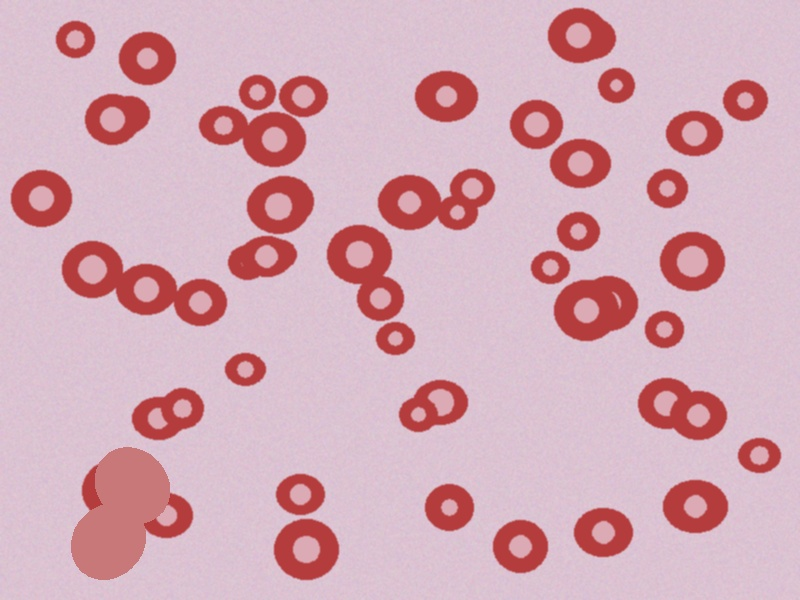
#> input picture sample_rbc.jpg, 800 x 600 px, found by its file name
$ python rbc_detector_20260507153755.py
#> lines starting #> are read from the running program, lines starting #| are printed output that depends on the picture; after the words box and inside, x2 and y2 are one past the last pixel; in counts of white or black regions, pixels touching at a corner belong together
"""

Pipeline overview:
  1. Load image
  2. Convert to grayscale
  3. Gaussian blur  → noise reduction
  4. Thresholding   → binary mask
  5. Morphological ops (erosion / dilation / opening / closing)
  6. Distance transform + Watershed → separate touching cells
  7. Contour detection + shape filtering
  8. Count & visualise
"""

import cv2
import numpy as np
import time
import os
from dataclasses import dataclass, field
from typing import Optional, Tuple, List


# ─────────────────────────────────────────────────────────────────────
# DATA CLASSES
# ─────────────────────────────────────────────────────────────────────

@dataclass
class PipelineConfig:
    """Tous les paramètres ajustables regroupés dans un seul endroit."""
    blur_ksize: int          = 7      # Gaussian kernel (must be odd)
    threshold_value: int     = 128    # manual threshold (0–255)
    use_otsu: bool           = True   # override threshold_value with Otsu
    morph_kernel_size: int   = 3      # structuring element size
    morph_iterations: int    = 2      # erosion / dilation iterations
    min_cell_area: int       = 400    # px² — discard tiny blobs
    max_cell_area: int       = 8000   # px² — discard huge artefacts
    min_circularity: float   = 0.55   # 1.0 = perfect circle
    use_watershed: bool      = True   # toggle watershed separation
    dist_threshold: float    = 0.5    # fraction of max for sure-fg


@dataclass
class PipelineResult:
    """Contient toutes les images intermédiaires produites par le pipeline."""
    original:      Optional[np.ndarray] = None
    gray:          Optional[np.ndarray] = None
    blurred:       Optional[np.ndarray] = None
    thresholded:   Optional[np.ndarray] = None
    morphed:       Optional[np.ndarray] = None
    distance:      Optional[np.ndarray] = None
    watershed_map: Optional[np.ndarray] = None
    final:         Optional[np.ndarray] = None
    cell_count:    int                  = 0
    elapsed_ms:    float                = 0.0
    contours:      List                 = field(default_factory=list)


# ─────────────────────────────────────────────────────────────────────
# CORE PIPELINE CLASS
# ─────────────────────────────────────────────────────────────────────

class RBCDetector:


    def __init__(self, config: PipelineConfig = None):
        self.cfg = config or PipelineConfig()
        self.result = PipelineResult()

    # ── Step 1: Load ────────────────────────────────────────────────

    def load_image(self, path: str) -> np.ndarray:
        """
        Read an image from disk.
        OpenCV loads BGR by default; we keep that convention throughout
        and convert to RGB only when handing off to Matplotlib/Tkinter.
        """
#> called with path = 'sample_rbc.jpg'
        img = cv2.imread(path)
#> img is the input picture: shape (600, 800, 3); mean B, G, R 183.8, 171.5, 213.1
        if img is None:
            raise FileNotFoundError(f"Cannot open image: {path}")
        self.result.original = img.copy()
        return img

    # ── Step 2: Grayscale ────────────────────────────────────────────

    def to_gray(self, img: np.ndarray) -> np.ndarray:
        """
        Convert BGR → grayscale.
        RBCs appear as darker or lighter discs depending on staining;
        grayscale preserves luminance information needed for thresholding.
        """
        gray = cv2.cvtColor(img, cv2.COLOR_BGR2GRAY)
        self.result.gray = gray
        return gray

    # ── Step 3: Noise reduction ──────────────────────────────────────

    def blur(self, gray: np.ndarray) -> np.ndarray:
        """
        Gaussian blur smooths high-frequency noise that would otherwise
        produce false edges / blobs during thresholding.
        Kernel size must be odd; larger → stronger smoothing.
        """
        k = self.cfg.blur_ksize
        if k % 2 == 0:
            k += 1                            # enforce oddness
        blurred = cv2.GaussianBlur(gray, (k, k), 0)
        self.result.blurred = blurred
        return blurred

    # ── Step 4: Thresholding ─────────────────────────────────────────

    def threshold(self, blurred: np.ndarray) -> np.ndarray:
        """
        Convert grayscale → binary mask.

        Otsu's method (default):
          Automatically picks the threshold that minimises intra-class
          variance — great for bimodal histograms (cells vs background).

        Manual threshold:
          Useful when lighting is very uniform and the user wants
          fine control via the GUI slider.
        """
        if self.cfg.use_otsu:
            _, thresh = cv2.threshold(
                blurred, 0, 255,
                cv2.THRESH_BINARY_INV + cv2.THRESH_OTSU
            )
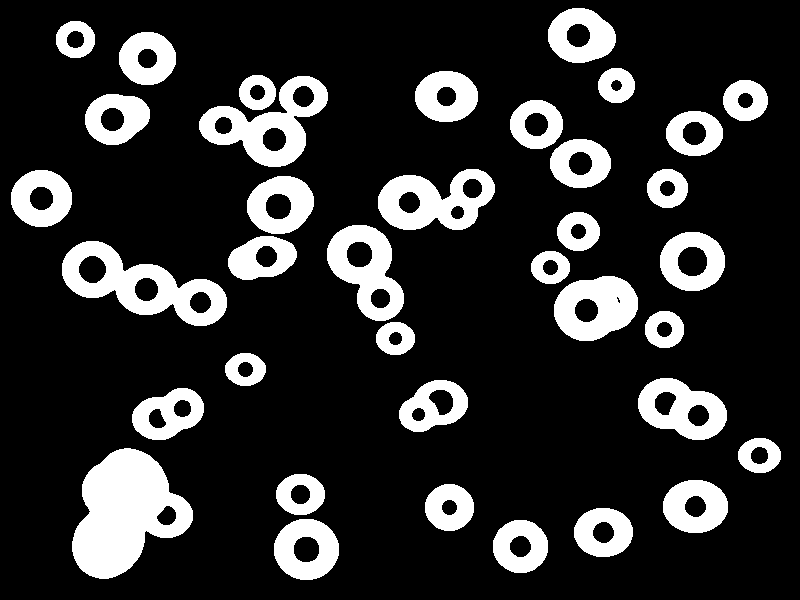
#> thresh: shape (600, 800); 17.9% white; 37 white regions, largest, box (x1, y1, x2, y2) and area: (72, 448, 193, 579) 9747, (62, 241, 227, 326) 5845, (199, 76, 328, 167) 4839
        else:
            _, thresh = cv2.threshold(
                blurred,
                self.cfg.threshold_value, 255,
                cv2.THRESH_BINARY_INV
            )
        self.result.thresholded = thresh
        return thresh

    # ── Step 5: Morphological operations ─────────────────────────────

    def morphology(self, thresh: np.ndarray) -> np.ndarray:
        """
        Four classical morphological operations applied in sequence:

        EROSION   — shrinks white regions; removes thin protrusions /
                    noise pixels that survived thresholding.

        DILATION  — expands white regions; closes small gaps inside cells.

        OPENING   = erosion then dilation → removes small bright specks
                    (noise) while preserving cell shapes.

        CLOSING   = dilation then erosion → fills small dark holes inside
                    cells caused by staining artefacts.
        """
        k = self.cfg.morph_kernel_size
        n = self.cfg.morph_iterations
        kernel = cv2.getStructuringElement(cv2.MORPH_ELLIPSE, (k, k))

        eroded   = cv2.erode    (thresh,  kernel, iterations=n)
#> eroded: shape (600, 800); 14.1% white; 37 white regions, largest, box (x1, y1, x2, y2) and area: (74, 450, 191, 577) 8909, (64, 243, 225, 324) 4633, (201, 78, 326, 165) 3732
        dilated  = cv2.dilate   (eroded,  kernel, iterations=n)
#> dilated: shape (600, 800); 17.8% white; 37 white regions, largest, box (x1, y1, x2, y2) and area: (72, 448, 193, 579) 9747, (62, 241, 227, 326) 5845, (199, 76, 328, 167) 4838
        opened   = cv2.morphologyEx(dilated, cv2.MORPH_OPEN,  kernel)
        closed   = cv2.morphologyEx(opened,  cv2.MORPH_CLOSE, kernel)
#> closed: shape (600, 800); 17.9% white; 36 white regions, largest, box (x1, y1, x2, y2) and area: (72, 448, 193, 579) 9747, (62, 241, 227, 326) 5845, (199, 76, 328, 167) 4840

        self.result.morphed = closed
        return closed

    # ── Step 6a: Distance Transform ──────────────────────────────────

    def distance_transform(self, morphed: np.ndarray) -> np.ndarray:
        """
        For each foreground pixel, compute its Euclidean distance to the
        nearest background pixel.  Peaks in this map correspond to cell
        centres — they are far from any edge.

        Used by Watershed to seed the markers (sure foreground).
        """
        dist = cv2.distanceTransform(morphed, cv2.DIST_L2, 5)
        cv2.normalize(dist, dist, 0, 1.0, cv2.NORM_MINMAX)
#> dist: shape (600, 800) float32; min 0, max 1, mean 0.0252
        self.result.distance = dist
        return dist

    # ── Step 6b: Watershed ───────────────────────────────────────────

    def watershed(
        self,
        original: np.ndarray,
        morphed:  np.ndarray,
        dist:     np.ndarray
    ) -> Tuple[np.ndarray, np.ndarray]:
        """
        Watershed algorithm separates touching / overlapping cells.

        Key idea — treat the inverted distance map as a topographic
        surface. 'Water' fills from seed peaks; watershed lines form at
        ridges between basins → those ridges become cell boundaries.

        Steps:
          1. sure_bg  = dilated morphed mask  (definitely background)
          2. sure_fg  = thresholded distance  (definitely cell centres)
          3. unknown  = sure_bg - sure_fg     (uncertain border pixels)
          4. Label connected components in sure_fg as markers
          5. Mark unknown region as 0 (let watershed decide)
          6. Apply cv2.watershed → overwrites marker boundaries with -1
        """
        # Sure background: one dilation pass on the whole mask
        kernel   = cv2.getStructuringElement(cv2.MORPH_ELLIPSE, (3, 3))
        sure_bg  = cv2.dilate(morphed, kernel, iterations=3)
#> sure_bg: shape (600, 800); 23.4% white; 32 white regions, largest, box (x1, y1, x2, y2) and area: (69, 445, 196, 582) 11001, (196, 72, 331, 170) 7671, (59, 238, 230, 329) 7597

        # Sure foreground: pixels far enough from any edge
        _, sure_fg = cv2.threshold(
            dist, self.cfg.dist_threshold * dist.max(), 255, 0
        )
#> sure_fg: shape (600, 800) float32; 0.59% white; 2 white regions (1 under 20 px), largest, box (x1, y1, x2, y2) and area: (91, 467, 150, 560) 2803
        sure_fg  = np.uint8(sure_fg)

        # Unknown region
        unknown  = cv2.subtract(sure_bg, sure_fg)
#> unknown: shape (600, 800); 22.8% white; 32 white regions, largest, box (x1, y1, x2, y2) and area: (69, 445, 196, 582) 8198, (196, 72, 331, 170) 7671, (59, 238, 230, 329) 7597

        # Label markers — connected components in the sure-foreground
        _, markers = cv2.connectedComponents(sure_fg)
#> markers: shape (600, 800) int32; 3 distinct labels, from 0 to 2
        markers   += 1            # background becomes 1 (not 0)
#> markers: shape (600, 800) int32; 3 distinct labels, from 1 to 3
        markers[unknown == 255] = 0   # unknown → 0 for watershed
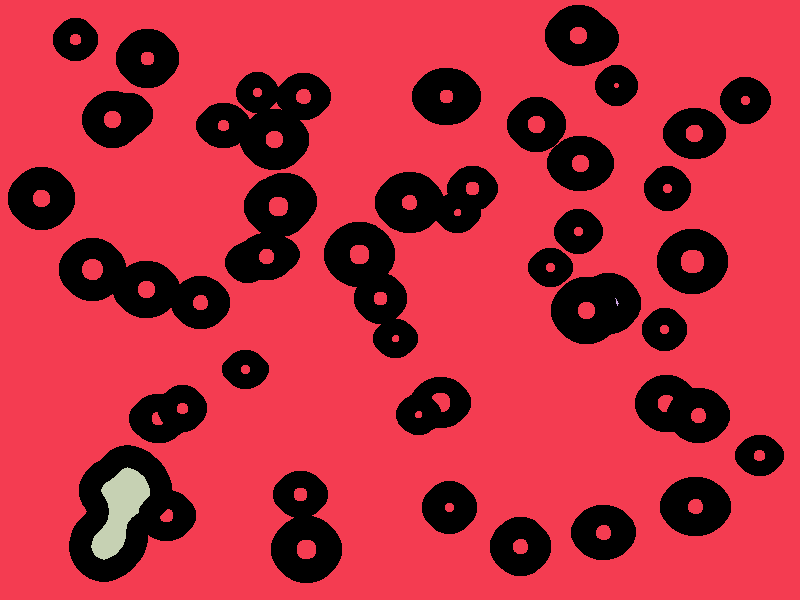
#> markers: shape (600, 800) int32; 4 distinct labels, from 0 to 3; one colour per label, 0 black

        # Run watershed on the colour image
        img_ws    = original.copy()
        markers   = cv2.watershed(img_ws, markers)
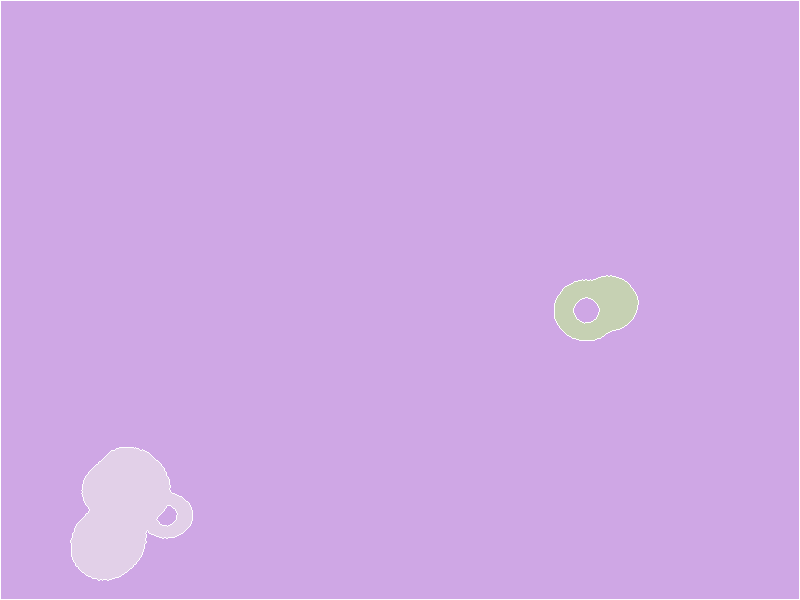
#> markers: shape (600, 800) int32; 4 distinct labels, from -1 to 3; one colour per label, 0 black, -1 white

        # Draw watershed boundary lines (-1) in red
        img_ws[markers == -1] = [0, 0, 255]
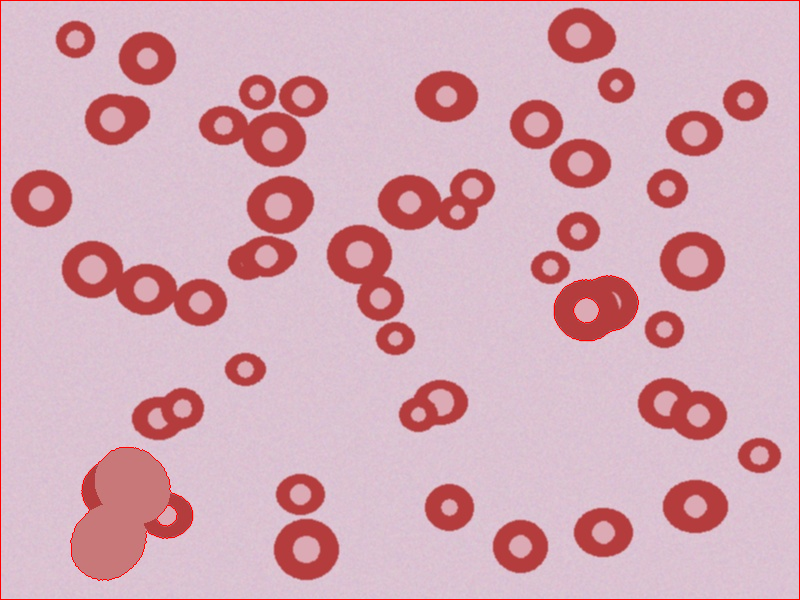
#> img_ws: shape (600, 800, 3); 0.73% of pixels changed, all inside (x1, y1, x2, y2) = (0, 0, 800, 600)

        self.result.watershed_map = markers
        return markers, img_ws

    # ── Step 7: Contour detection & filtering ────────────────────────

    def detect_contours(
        self,
        markers:  Optional[np.ndarray],
        morphed:  np.ndarray,
        original: np.ndarray
    ) -> Tuple[np.ndarray, List, int]:
        """
        Find and filter contours representing individual RBCs.

        Without watershed: contours are extracted directly from the
        morphological mask.

        With watershed: each unique label (>1) is a separate cell;
        we re-binarise each label region and find its contour.

        Filtering criteria (configurable):
          • Area: discard dust (too small) and cell clusters (too large)
          • Circularity: 4π·Area / Perimeter² → RBCs are roughly circular
        """
        output = original.copy()
        valid_contours = []

        if self.cfg.use_watershed and markers is not None:
            # ── Watershed path ──────────────────────────────────────
            cell_mask = np.zeros(morphed.shape, dtype=np.uint8)
            for label in np.unique(markers):
                if label <= 1:          # 0 = unknown, 1 = background
                    continue
                mask = np.zeros(morphed.shape, dtype=np.uint8)
                mask[markers == label] = 255
                cnts, _ = cv2.findContours(
                    mask, cv2.RETR_EXTERNAL, cv2.CHAIN_APPROX_SIMPLE
                )
                for c in cnts:
                    if self._is_valid(c):
                        valid_contours.append(c)
#> this loop made 4 passes
#> label on pass 1: -1
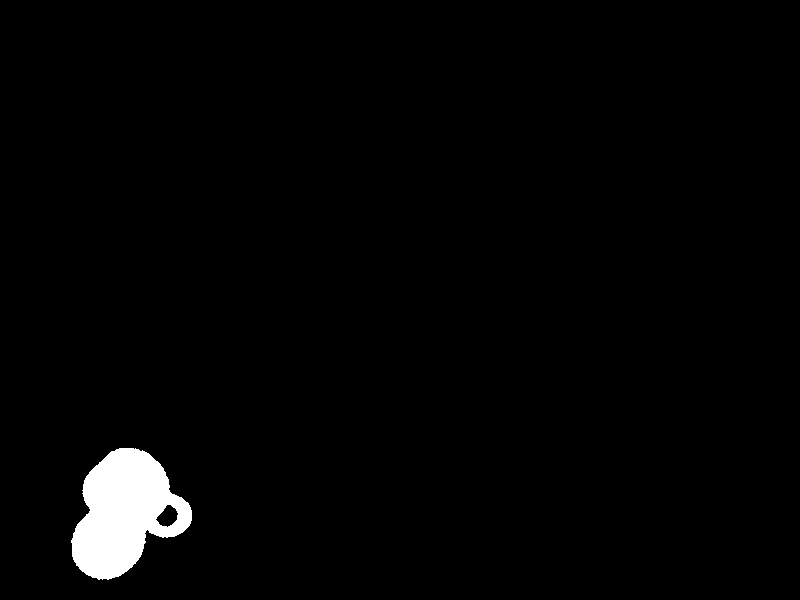
#> mask: shape (600, 800); 2% white; 1 white region
#> after the loop, valid_contours = 1 contour; box (x1, y1, x2, y2) and area: (555, 276, 638, 340) 3924
        else:
            # ── Direct contour path ─────────────────────────────────
            cnts, _ = cv2.findContours(
                morphed, cv2.RETR_EXTERNAL, cv2.CHAIN_APPROX_SIMPLE
            )
            valid_contours = [c for c in cnts if self._is_valid(c)]

        # Draw enclosing circles + index label for each detected cell
        for i, c in enumerate(valid_contours, start=1):
            (x, y), r = cv2.minEnclosingCircle(c)
            cx, cy, cr = int(x), int(y), int(r)
            cv2.circle(output, (cx, cy), cr, (0, 255, 0), 2)
            cv2.circle(output, (cx, cy), 3,  (0, 0, 255), -1)  # centre dot
            cv2.putText(
                output, str(i), (cx - 8, cy - cr - 4),
                cv2.FONT_HERSHEY_SIMPLEX, 0.4, (255, 255, 0), 1,
                cv2.LINE_AA
            )
#> this loop made 1 pass
#> (i, x, y, r, cx, cy, cr) on pass 1: (1, 595.8, 308.2, 41.98, 595, 308, 41)
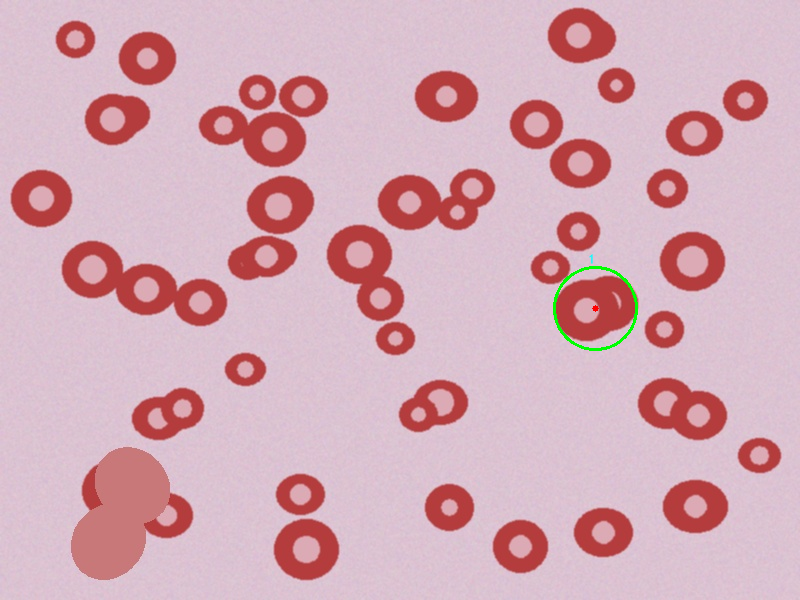
#> output: shape (600, 800, 3); 0.18% of pixels changed, all inside (x1, y1, x2, y2) = (553, 254, 638, 351)

        # Overlay total count
        count = len(valid_contours)
#> count = 1
        label = f"RBC Count: {count}"
#> label = 'RBC Count: 1'
        (tw, th), _ = cv2.getTextSize(label, cv2.FONT_HERSHEY_SIMPLEX, 0.9, 2)
#> tw = 196; th = 20
        cv2.rectangle(output, (8, 8), (18 + tw, 18 + th + 8), (0, 0, 0), -1)
        cv2.putText(
            output, label, (14, 14 + th),
            cv2.FONT_HERSHEY_SIMPLEX, 0.9, (0, 255, 128), 2, cv2.LINE_AA
        )

        self.result.final     = output
        self.result.contours  = valid_contours
        self.result.cell_count = count
        return output, valid_contours, count

    # ── Helper: shape filter ─────────────────────────────────────────

    def _is_valid(self, contour: np.ndarray) -> bool:
        """
        Reject contours that are clearly NOT individual RBCs.

        Circularity = 4π·A / P²
          = 1.0  → perfect circle
          ≈ 0.75 → slightly elongated
          < 0.5  → very irregular (likely noise or two merged cells)
        """
        area = cv2.contourArea(contour)
        if not (self.cfg.min_cell_area <= area <= self.cfg.max_cell_area):
            return False
        peri = cv2.arcLength(contour, True)
        if peri == 0:
            return False
        circularity = (4 * np.pi * area) / (peri ** 2)
        return circularity >= self.cfg.min_circularity

    # ── Full pipeline (single call) ──────────────────────────────────

    def run(self, image_path: str) -> PipelineResult:
        """
        Execute the complete pipeline end-to-end and return a
        PipelineResult with every intermediate image and the final count.
        """
        t0 = time.perf_counter()

        img      = self.load_image(image_path)
        gray     = self.to_gray(img)
        blurred  = self.blur(gray)
        thresh   = self.threshold(blurred)
        morphed  = self.morphology(thresh)

        markers = None
        if self.cfg.use_watershed:
            dist    = self.distance_transform(morphed)
            markers, _ = self.watershed(img, morphed, dist)

        self.detect_contours(markers, morphed, img)

        self.result.elapsed_ms = (time.perf_counter() - t0) * 1000
        return self.result

    # ── Comparison helper ────────────────────────────────────────────

    # [11 lines left out: function compare_watershed, not called in this run]


# ─────────────────────────────────────────────────────────────────────
# STANDALONE CLI RUNNER
# ─────────────────────────────────────────────────────────────────────

def cli_run(image_path: str, config: PipelineConfig = None):
    """
    Run the detector from the command line, display results with
    Matplotlib, and print performance stats.
    """
    try:
        import matplotlib.pyplot as plt
        import matplotlib.gridspec as gridspec
    except ImportError:
        print("Matplotlib not installed — using cv2.imshow fallback.")
        plt = None

    cfg = config or PipelineConfig()
    det = RBCDetector(cfg)
    r   = det.run(image_path)

    print("=" * 60)
    print(f"  Image        : {os.path.basename(image_path)}")
    print(f"  Cells found  : {r.cell_count}")
    print(f"  Elapsed      : {r.elapsed_ms:.1f} ms")
    print(f"  Watershed    : {'ON' if cfg.use_watershed else 'OFF'}")
    print("=" * 60)

    steps = [
        ("Original",       cv2.cvtColor(r.original, cv2.COLOR_BGR2RGB)),
        ("Grayscale",      r.gray),
        ("Blurred",        r.blurred),
        ("Thresholded",    r.thresholded),
        ("Morphological",  r.morphed),
        ("Final Detection",cv2.cvtColor(r.final,    cv2.COLOR_BGR2RGB)),
    ]

    if plt:
        fig = plt.figure(figsize=(18, 7), facecolor="#0d0d0d")
        gs  = gridspec.GridSpec(2, 3, figure=fig, hspace=0.35, wspace=0.15)
        fig.suptitle(
            f"RBC Detector — {r.cell_count} cells detected  |  {r.elapsed_ms:.0f} ms",
            color="white", fontsize=14, fontweight="bold"
        )
        for idx, (title, img) in enumerate(steps):
            ax = fig.add_subplot(gs[idx // 3, idx % 3])
            cmap = "gray" if img.ndim == 2 else None
            ax.imshow(img, cmap=cmap)
            ax.set_title(title, color="#aaaaaa", fontsize=9)
            ax.axis("off")
#> this loop made 6 passes
        plt.savefig("rbc_result.png", dpi=150, bbox_inches="tight",
                    facecolor=fig.get_facecolor())
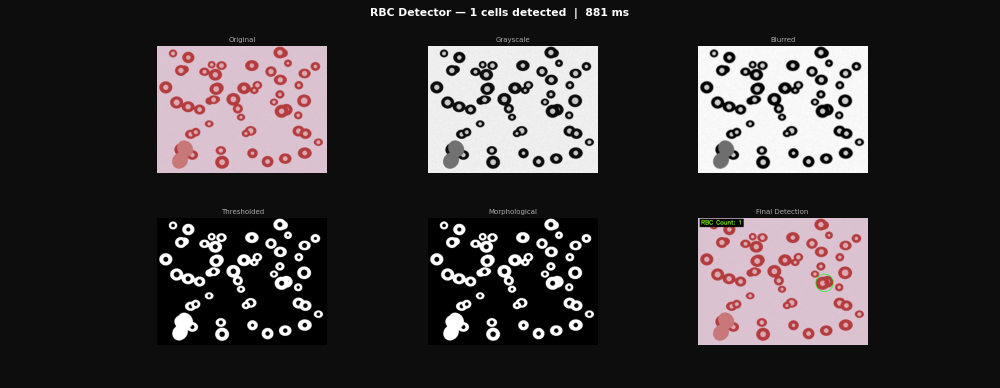
#> figure drawn by matplotlib, 6 panels
        print("  Result saved : rbc_result.png")
        plt.show()
    else:
        for title, img in steps:
            cv2.imshow(title, img)
        cv2.waitKey(0)
        cv2.destroyAllWindows()


if __name__ == "__main__":
    import sys
    path = sys.argv[1] if len(sys.argv) > 1 else "sample_rbc.jpg"
    cli_run(path)
